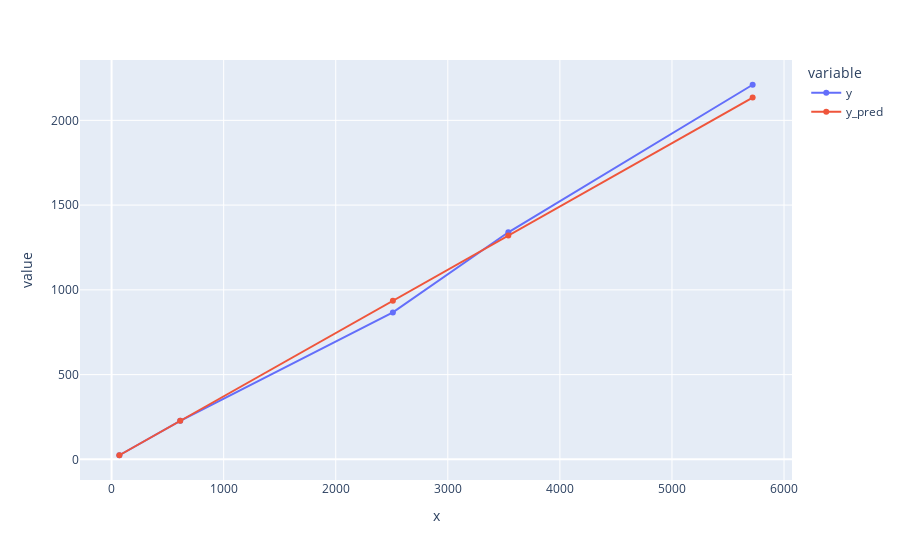

This figure's notebook cell:
### Code cell
fig_1 = px.line(data_1,  x='x', y=['y', 'y_pred'], markers='*')

fig_1.show()

### Figure 1 — Plotly figure (JSON) as saved in the notebook; plotly's stock layout.template omitted (floating-point values rounded to 4 significant figures)
{"data": [{"hovertemplate": "variable=y<br>x=%{x}<br>value=%{y}<extra></extra>", "legendgroup": "y", "line": {"color": "#636efa", "dash": "solid"}, "marker": {"symbol": "circle"}, "mode": "lines+markers", "name": "y", "orientation": "v", "showlegend": true, "type": "scatter", "x": [69.23, 612.3, 2510, 3540, 5720], "xaxis": "x", "y": [24.2, 227, 866.9, 1340.0, 2210], "yaxis": "y"}, {"hovertemplate": "variable=y_pred<br>x=%{x}<br>value=%{y}<extra></extra>", "legendgroup": "y_pred", "line": {"color": "#EF553B", "dash": "solid"}, "marker": {"symbol": "circle"}, "mode": "lines+markers", "name": "y_pred", "orientation": "v", "showlegend": true, "type": "scatter", "x": [69.23, 612.3, 2510, 3540, 5720], "xaxis": "x", "y": [24.2, 227, 935.6, 1320.0, 2134.0], "yaxis": "y"}], "layout": {"legend": {"title": {"text": "variable"}, "tracegroupgap": 0}, "margin": {"t": 60}, "xaxis": {"anchor": "y", "domain": [0, 1], "title": {"text": "x"}}, "yaxis": {"anchor": "x", "domain": [0, 1], "title": {"text": "value"}}}}
